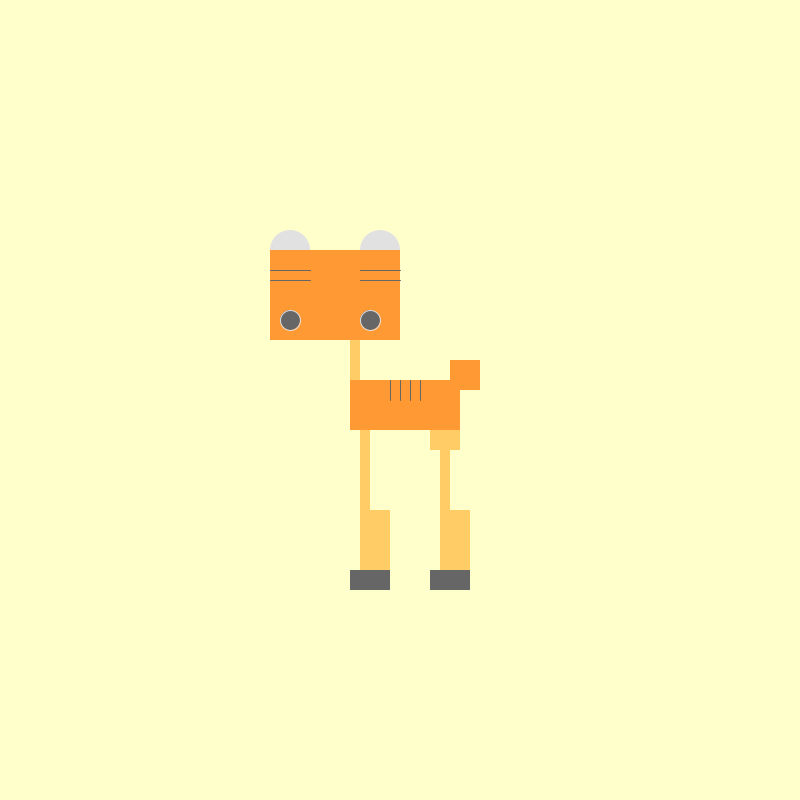
Frame 1 (no input)
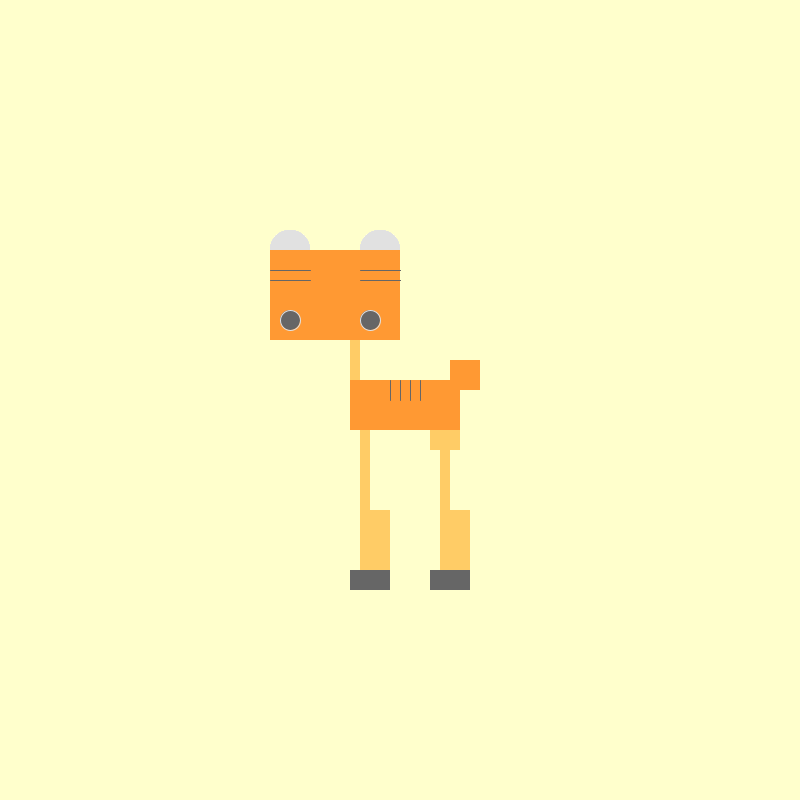
Frame 60 (the mouse pressed at the canvas centre just before this capture)
Frame 120 (the mouse held since frame 60 and released just before this capture): identical to frame 60, image omitted

The Processing sketch that drew these frames (run headless with seeded random() and noise(); from frame 60 on, the mouse is pressed at the canvas centre):

// Processing sketch: processing_73142
// ── processing_73142.pde

/*Nicole Strang
  ITGM 315
  Assignment 3 Part 1
  10/2/2012
   
  This script uses functions to draw Odeer. He is split into three parts: Head, torso, and legs.
  There is also an extra function to only draw the eyes.
  */
 
 
 
 
int localX = 400;
int localY = 400;
int gr1 = 225;
int gr2 = 102;
color color1 = color(255, 153, 51);
color color2 = color(255, 204, 102);

int i;
int o;
 
 
void setup() {
  size(800, 800);
  smooth();
  frameRate(30);
  rectMode(CORNERS);
  ellipseMode(CORNERS);
  background(255,255,204);
}

 
void draw(){
  odeerLegs(localX, localY, gr2, color2);
  odeerTorso(localX, localY, gr2, color1, color2);
  odeerHead(localX, localY, gr1, gr2, color1);
  odeerEyes(localX, localY, color(gr2), color(gr1));
}




void odeerHead(int localX, int localY, int grey1, int grey2, color c1) {
  //Ears
  noStroke();
  fill(grey1);
  for(i=0; i<=90; i+=90){  ellipse(localX-130+i,localY-170,localX-90+i,localY-130);  }
  
  //Head
  fill(c1);
  rect(localX-130,localY-150,localX,localY-60);
  
  //Stripes on head
  stroke(grey2);
  for(i=0; i<=90; i+=90){ 
    for(o=0; o<=10; o+=10){  line(localX-130+i,localY-130+o,localX-90+i,localY-130+o);  }
  }
}


void odeerTorso(int localX, int localY, int grey2, color c1, color c2) {
  //Neck
  noStroke();
  fill(c2);
  rect(localX-50,localY-60,localX-40,localY-20);
  
  //Tail
  fill(c1);
  rect(localX+50,localY-40,localX+80,localY-10);

  //Body
  rect(localX-50,localY-20,localX+60,localY+30);
  
  //Stripes on Bod
  stroke(grey2);
  for(i=0; i<=30; i+=10){  line(localX-10+i,localY-20,localX-10+i,localY);  }
}


void odeerLegs(int localX, int localY, int grey2, color c2) {
  //Legs
  noStroke();
  fill(c2);
  for(i=0; i<=80; i+=80){ 
    rect(localX-40+i,localY+30,localX-30+i,localY+110);
    rect(localX-40+i,localY+110,localX-10+i,localY+170);
  }
  rect(localX+30,localY+30,localX+60,localY+50);
    
  //Hooves
  fill(grey2);
  for(i=0; i<=80; i+=80){  rect(localX-50+i,localY+170,localX-10+i,localY+190);  }

}

void odeerEyes(int localX, int localY, color c1, color c2) {
  stroke(c2);
  fill(c1);
  for(i=0; i<=80; i+=80){  ellipse(localX-120+i,localY-90,localX-100+i,localY-70);  }
}
